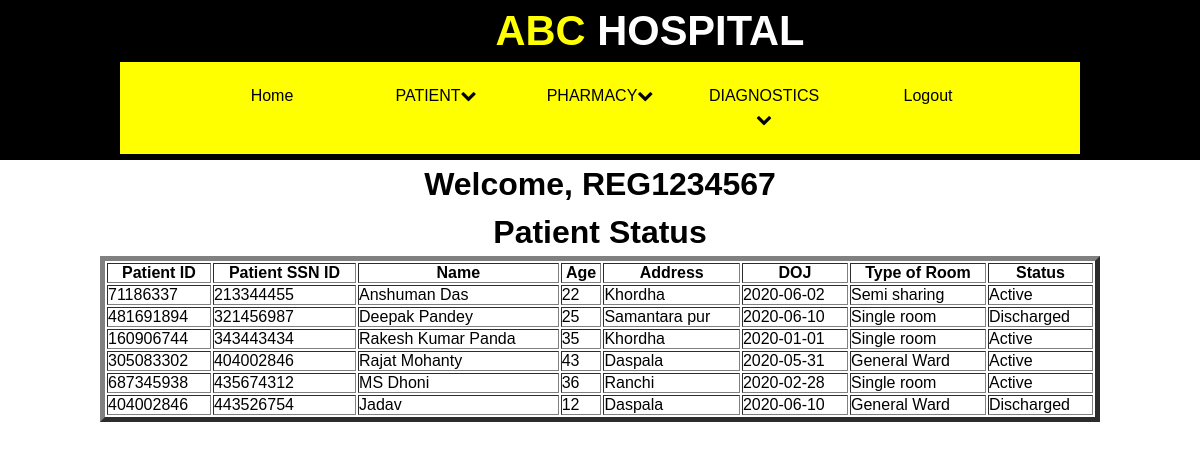
The page /viewpatient (signed in) on the database its author committed.
### HSM/models.py (models this page shows, shortened)
class userstore(UserMixin, db.Model):
    __tablename__='userstore'
    username = db.Column(db.String(20), primary_key=True)
    password = db.Column(db.String(20))
    timestamp = db.Column(db.DateTime, default=datetime.utcnow)

class PatientStatus(db.Model):
    __tablename__='PatientStatus'
    SSN_ID= db.Column(db.Integer, primary_key=True)
    PatientID= db.Column(db.Integer,unique=True)
    Name= db.Column(db.String(20),nullable=False)
    Age= db.Column(db.Integer)
    DOJ= db.Column(db.String(20))
    BedType=db.Column(db.String(20))
    Address=db.Column(db.String(30))
    State=db.Column(db.String(20))
    City=db.Column(db.String(20))
    Status=db.Column(db.String(20))

### HSM/auth.py (the view)
@auth.route("/viewpatient")
@login_required
def view_patient():
    d=PatientStatus.query.order_by(PatientStatus.SSN_ID).all()
    return render_template("view_patient.html",d=d)

### HSM/__init__.py (called while the page is built)
def create_app():
    app = Flask(__name__)
    app.config['SECRET_KEY'] = '5791628bb0b13ce0c676dfde280ba245'
    app.config['SQLALCHEMY_DATABASE_URI'] = 'sqlite:///Hospital.db'
    db.init_app(app)
    with app.app_context():
        login_manager = LoginManager()
        login_manager.login_view = 'auth.login'
        login_manager.init_app(app)
        from .models import userstore
        @login_manager.user_loader
        def load_user(user_id):
            return userstore.query.get(str(user_id))
        from .auth import auth as auth_blueprint
        app.register_blueprint(auth_blueprint)
        from main import main as main_blueprint
        app.register_blueprint(main_blueprint)
        db.create_all()
        return app

### HSM/templates/view_patient.html
{% extends "home.html" %}
{% block content %}
<center><h1>Patient Status</h1></center>
<center>
<table border='5' width='1000px' cellpadding='2' cellspacing='2' align='center'>
                <tr>
                    <th >Patient ID</th>
                    <th >Patient SSN ID</th>
                    <th >Name</th>
                    <th >Age</th>
                    <th >Address</th>
                    <th >DOJ</th>
                    <th >Type of Room</th>
                    <th>Status</th>
                </tr>
                {% for i in d %}
                <tr>
                    <td >{{ i.PatientID }}</td>
                    <td>{{ i.SSN_ID }}</td>
                    <td>{{ i.Name}}</td>
                    <td>{{ i.Age }}</td>
                    <td>{{ i.Address }}</td>
                    <td>{{ i.DOJ }}</td>
                    <td>{{ i.BedType }}</td>
                    <td>{{i.Status}}</td>
                </tr>
                {% endfor %}
            </table>
        </center>
{% endblock %}

### HSM/templates/home.html (shortened to what this page needs)
<body>
<div class="container">
    {% include "includes/header.html" %}
    {% if session['username'] %}
    <span class="user"><h1><center>Welcome, {{ session['username'] }}</center></h1></span>
    {% endif %}
    {% block content %}
    {% endblock %}
</div>
</body>

### HSM/templates/includes/header.html (shortened to what this page needs)
<head>
	<link rel="stylesheet"  href="static/css/style14.css">
    <link rel="stylesheet" href="https://cdnjs.cloudflare.com/ajax/libs/font-awesome/4.7.0/css/font-awesome.min.css">
    <link rel="stylesheet" href="static/css/style2.css">
</head>
<div class="header">
    <div id="head"><h1><span>ABC</span> HOSPITAL</h1>
    </div>
    <div class="menu-bar">
        <ul>
            <li><a href="{{ url_for('auth.Home') }}">Home</a></li>
            <li><a href="#">PATIENT</a><i class="fa fa-chevron-down"></i>
            </li>
            <li><a href="#">PHARMACY</a><i class="fa fa-chevron-down"></i>
            </li>
            <li><a href="#">DIAGNOSTICS</a><i class="fa fa-chevron-down"></i>
            </li>
            <li><a href="{{ url_for('auth.logout') }}" class="nav-link {% if logout %}active{% endif %}">Logout</a></li>
        </ul>
    </div>
</div>

### HSM/static/css/style14.css (style rules this page uses)
* { margin: 0; padding: 0; }
body { font-family: arial; line-height: 1.5; }
.header { width: 100%; height: 20vh; background: black; }
#head { margin-left: 100px; color: white; font-size: 1.3rem; text-align:center; }
#head span { color: yellow; }
.menu-bar { width: 80%; margin: auto auto; background-color: yellow; text-align: center; }
.menu-bar ul { display: inline-flex; list-style: none; color: black; }
.menu-bar ul li { width: 120px; margin: 7px; padding: 15px; }
.menu-bar ul li a { text-decoration: none; color: black; }

### rows shown on the page
userstore: username "REG1234567"
PatientStatus: PatientID "71186337", SSN_ID "213344455", Name "Anshuman Das", Age "22", Address "Khordha", DOJ "2020-06-02", BedType "Semi sharing", Status "Active"
PatientStatus: PatientID "481691894", SSN_ID "321456987", Name "Deepak Pandey", Age "25", Address "Samantara pur", DOJ "2020-06-10", BedType "Single room", Status "Discharged"
PatientStatus: PatientID "160906744", SSN_ID "343443434", Name "Rakesh Kumar Panda", Age "35", Address "Khordha", DOJ "2020-01-01", BedType "Single room", Status "Active"
PatientStatus: PatientID "305083302", SSN_ID "404002846", Name "Rajat Mohanty", Age "43", Address "Daspala", DOJ "2020-05-31", BedType "General Ward", Status "Active"
PatientStatus: PatientID "687345938", SSN_ID "435674312", Name "MS Dhoni", Age "36", Address "Ranchi", DOJ "2020-02-28", BedType "Single room", Status "Active"
PatientStatus: PatientID "404002846", SSN_ID "443526754", Name "Jadav", Age "12", Address "Daspala", DOJ "2020-06-10", BedType "General Ward", Status "Discharged"
